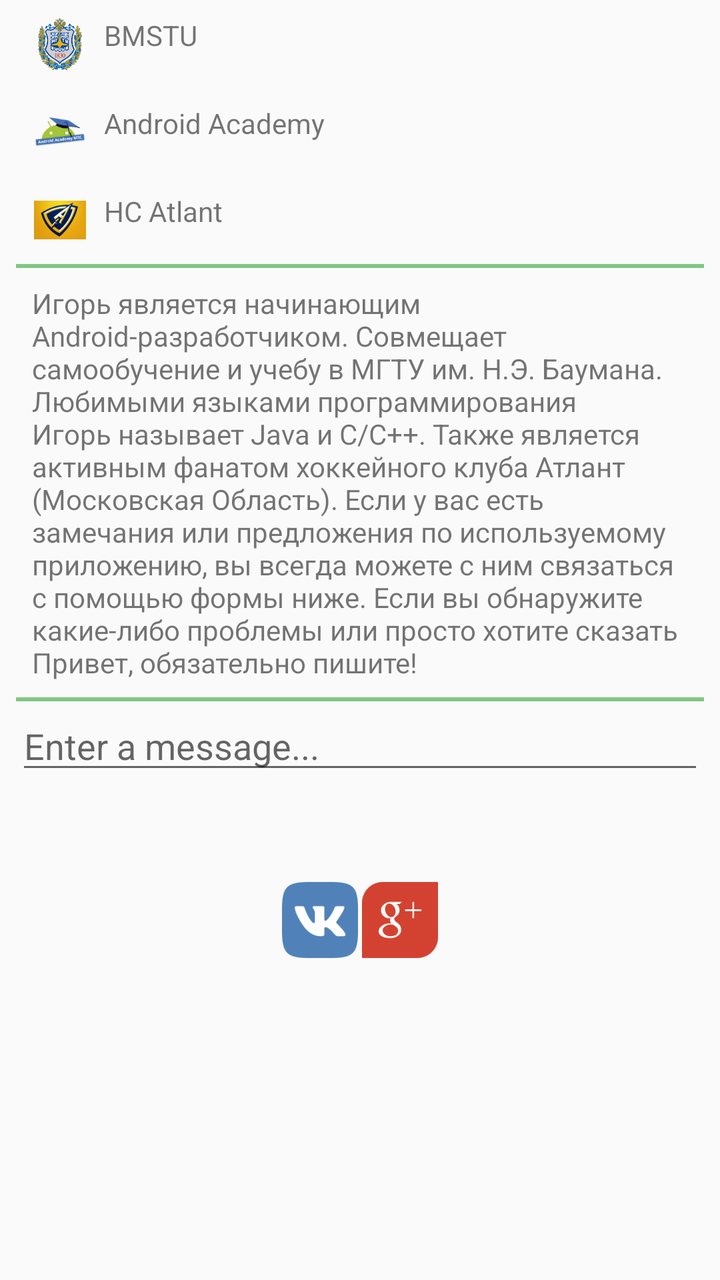
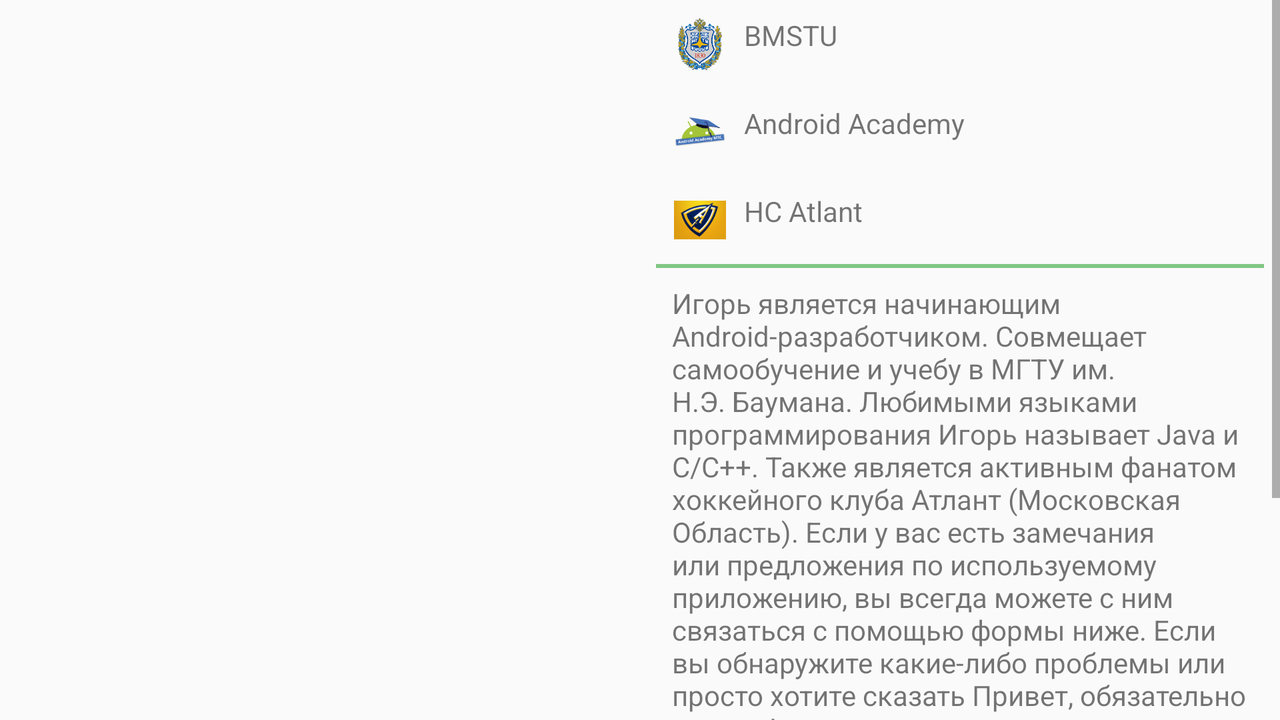

The same Android screen from two of the app's own layout files: first res/layout/ as a phone draws it, then the repository's variant for another configuration, drawn on a device whose configuration selects that folder. Both files follow.
<!-- AndroidManifest.xml: application theme AppTheme -->
<!-- res/layout/activity_main.xml -->
<?xml version="1.0" encoding="utf-8"?>
<ScrollView
    xmlns:android="http://schemas.android.com/apk/res/android"
    xmlns:tools="http://schemas.android.com/tools"
    android:layout_width="match_parent"
    android:layout_height="match_parent">
    <LinearLayout
        android:layout_width="match_parent"
        android:layout_height="wrap_content"
        android:orientation="vertical"
        tools:context=".activity.AboutActivity">

        <ImageView
            android:layout_width="match_parent"
            android:layout_height="0dp"
            android:layout_weight="5"
            android:layout_gravity="center_horizontal"
            android:scaleType="centerCrop"
            android:src="@drawable/igor_smirnov"
            android:contentDescription="@string/name"/>

        <LinearLayout
            android:layout_width="match_parent"
            android:layout_height="0dp"
            android:layout_marginEnd="@dimen/stdPadding"
            android:layout_marginStart="@dimen/stdPadding"
            android:layout_weight="4"
            android:orientation="vertical">

            <LinearLayout
                android:layout_width="match_parent"
                android:layout_height="0dp"
                android:layout_weight="1"
                android:padding="@dimen/stdPadding">

                <ImageView
                    android:layout_width="@dimen/icon"
                    android:layout_height="@dimen/icon"
                    android:scaleType="centerCrop"
                    android:src="@drawable/ic_bmstu"
                    android:contentDescription="@string/desc_igor"/>

                <TextView
                    android:layout_width="match_parent"
                    android:layout_height="wrap_content"
                    android:paddingEnd="@dimen/stdPadding"
                    android:paddingStart="@dimen/stdPadding"
                    android:text="@string/bmstu"
                    android:textSize="@dimen/middleText" />
            </LinearLayout>

            <LinearLayout
                android:layout_width="match_parent"
                android:layout_height="0dp"
                android:layout_weight="1"
                android:padding="@dimen/stdPadding">

                <ImageView
                    android:layout_width="@dimen/icon"
                    android:layout_height="@dimen/icon"
                    android:scaleType="centerCrop"
                    android:src="@drawable/ic_android_academy"
                    android:contentDescription="@string/desc_academy"/>

                <TextView
                    android:layout_width="match_parent"
                    android:layout_height="wrap_content"
                    android:paddingEnd="@dimen/stdPadding"
                    android:paddingStart="@dimen/stdPadding"
                    android:text="@string/android_academy"
                    android:textSize="@dimen/middleText" />
            </LinearLayout>

            <LinearLayout
                android:layout_width="match_parent"
                android:layout_height="0dp"
                android:layout_weight="1"
                android:padding="@dimen/stdPadding">

                <ImageView
                    android:layout_width="@dimen/icon"
                    android:layout_height="@dimen/icon"
                    android:scaleType="centerCrop"
                    android:src="@drawable/ic_atlant"
                    android:contentDescription="@string/desc_atlant"/>

                <TextView
                    android:layout_width="match_parent"
                    android:layout_height="wrap_content"
                    android:paddingEnd="@dimen/stdPadding"
                    android:paddingStart="@dimen/stdPadding"
                    android:text="@string/atlant"
                    android:textSize="@dimen/middleText" />
            </LinearLayout>

            <View
                android:layout_width="match_parent"
                android:layout_height="@dimen/stdBorderWidth"
                android:background="@color/colorAccent" />
            <TextView
                android:layout_width="match_parent"
                android:layout_height="0dp"
                android:layout_weight="2"
                android:padding="@dimen/stdPadding"
                android:text="@string/desc"
                android:textSize="@dimen/middleText" />
            <View
                android:layout_width="match_parent"
                android:layout_height="@dimen/stdBorderWidth"
                android:background="@color/colorAccent" />



            <EditText
                android:id="@+id/editMessage"
                android:layout_width="match_parent"
                android:layout_height="0dp"
                android:layout_weight="1"
                android:hint="@string/enter"
                android:inputType="text"/>

            <Button
                android:id="@+id/buttonSend"
                android:layout_width="wrap_content"
                android:layout_height="0dp"
                android:layout_gravity="end"
                android:layout_weight="1"
                android:text="@string/send"
                android:textColor="@color/colorAccent"
                android:textSize="@dimen/buttonTextSize"
                android:textStyle="bold"
                android:background="@android:color/transparent"
                android:visibility="invisible"/>

            <LinearLayout
                android:layout_width="wrap_content"
                android:layout_height="0dp"
                android:layout_gravity="center_horizontal"
                android:layout_weight="1"
                android:layout_marginBottom="@dimen/stdPadding">
                <ImageButton
                    android:id="@+id/buttonVK"
                    android:layout_width="@dimen/stdButtonSize"
                    android:layout_height="@dimen/stdButtonSize"
                    android:scaleType="centerCrop"
                    android:src="@drawable/ic_vk"
                    android:background="@android:color/transparent"
                    android:contentDescription="@string/desc_vk"/>

                <ImageButton
                    android:id="@+id/buttonGoogle"
                    android:layout_width="@dimen/stdButtonSize"
                    android:layout_height="@dimen/stdButtonSize"
                    android:scaleType="centerCrop"
                    android:src="@drawable/ic_googleplus"
                    android:background="@android:color/transparent"
                    android:contentDescription="@string/desc_telegram"/>
            </LinearLayout>
        </LinearLayout>
    </LinearLayout>

</ScrollView>
<!-- resources referenced by this layout -->
<resources>
  <color name="colorAccent">#81c784</color>
  <dimen name="buttonTextSize">20sp</dimen>
  <dimen name="icon">28dp</dimen>
  <dimen name="middleText">14sp</dimen>
  <dimen name="stdBorderWidth">2dp</dimen>
  <dimen name="stdButtonSize">40dp</dimen>
  <dimen name="stdPadding">8dp</dimen>
  <!-- drawable ic_android_academy: png bitmap (drawable-hdpi, 1900 bytes) -->
  <!-- drawable ic_atlant: png bitmap (drawable-hdpi, 2758 bytes) -->
  <!-- drawable ic_bmstu: png bitmap (drawable-hdpi, 4183 bytes) -->
  <!-- drawable ic_googleplus: png bitmap (drawable-hdpi, 2126 bytes) -->
  <!-- drawable ic_vk: png bitmap (drawable-hdpi, 2722 bytes) -->
  <string name="android_academy">Android Academy</string>
  <string name="atlant">HC Atlant</string>
  <string name="bmstu">BMSTU</string>
  <string name="desc" translatable="false">Игорь является начинающим Android-разработчиком. Совмещает самообучение и учебу в МГТУ им. Н.Э. Баумана. Любимыми языками программирования Игорь называет Java и C/C++. Также является активным фанатом хоккейного клуба Атлант (Московская Область). Если у вас есть замечания или предложения по используемому приложению, вы всегда можете с ним связаться с помощью формы ниже. Если вы обнаружите какие-либо проблемы или просто хотите сказать "Привет", обязательно пишите!</string>
  <string name="desc_academy">Android Academy icon</string>
  <string name="desc_atlant">Atlant icon</string>
  <string name="desc_igor">Igor Avatar</string>
  <string name="desc_telegram" translatable="false">Telegram</string>
  <string name="desc_vk" translatable="false">VK</string>
  <string name="enter">Enter a message...</string>
  <string name="name">Igor Smirnov</string>
  <string name="send">send message</string>
  <style name="AppTheme" parent="Theme.AppCompat.Light.DarkActionBar">
          
          <item name="colorPrimary">@color/colorPrimary</item>
          <item name="colorPrimaryDark">@color/colorPrimaryDark</item>
          <item name="colorAccent">@color/colorAccent</item>
      </style>
  <color name="colorPrimary">#388e3c</color>
  <color name="colorPrimaryDark">#33691e</color>
</resources>
<!-- res/layout-land/activity_main.xml (the repository's variant of the layout above) -->
<!-- drawn on the phone turned sideways -->
<?xml version="1.0" encoding="utf-8"?>
<LinearLayout xmlns:android="http://schemas.android.com/apk/res/android"
    android:layout_width="match_parent"
    android:layout_height="match_parent">
        <ImageView
            android:layout_width="0dp"
            android:layout_height="match_parent"
            android:layout_weight="1"
            android:scaleType="centerCrop"
            android:src="@drawable/igor_smirnov"
            android:contentDescription="@string/desc_igor"/>

    <ScrollView
        android:layout_width="0dp"
        android:layout_height="match_parent"
        android:layout_weight="1">

        <LinearLayout
            android:layout_width="match_parent"
            android:layout_height="wrap_content"
            android:layout_marginStart="@dimen/stdPadding"
            android:layout_marginEnd="@dimen/stdPadding"
            android:orientation="vertical">

            <LinearLayout
                android:layout_width="match_parent"
                android:layout_height="0dp"
                android:layout_weight="1"
                android:padding="@dimen/stdPadding">

                <ImageView
                    android:layout_width="@dimen/icon"
                    android:layout_height="@dimen/icon"
                    android:contentDescription="@string/desc_igor"
                    android:scaleType="centerCrop"
                    android:src="@drawable/ic_bmstu" />

                <TextView
                    android:layout_width="match_parent"
                    android:layout_height="wrap_content"
                    android:paddingStart="@dimen/stdPadding"
                    android:paddingEnd="@dimen/stdPadding"
                    android:text="@string/bmstu"
                    android:textSize="@dimen/middleText" />
            </LinearLayout>

            <LinearLayout
                android:layout_width="match_parent"
                android:layout_height="0dp"
                android:layout_weight="1"
                android:padding="@dimen/stdPadding">

                <ImageView
                    android:layout_width="@dimen/icon"
                    android:layout_height="@dimen/icon"
                    android:contentDescription="@string/desc_academy"
                    android:scaleType="centerCrop"
                    android:src="@drawable/ic_android_academy" />

                <TextView
                    android:layout_width="match_parent"
                    android:layout_height="wrap_content"
                    android:paddingStart="@dimen/stdPadding"
                    android:paddingEnd="@dimen/stdPadding"
                    android:text="@string/android_academy"
                    android:textSize="@dimen/middleText" />
            </LinearLayout>

            <LinearLayout
                android:layout_width="match_parent"
                android:layout_height="0dp"
                android:layout_weight="1"
                android:padding="@dimen/stdPadding">

                <ImageView
                    android:layout_width="@dimen/icon"
                    android:layout_height="@dimen/icon"
                    android:contentDescription="@string/desc_atlant"
                    android:scaleType="centerCrop"
                    android:src="@drawable/ic_atlant" />

                <TextView
                    android:layout_width="match_parent"
                    android:layout_height="wrap_content"
                    android:paddingStart="@dimen/stdPadding"
                    android:paddingEnd="@dimen/stdPadding"
                    android:text="@string/atlant"
                    android:textSize="@dimen/middleText" />
            </LinearLayout>


            <View
                android:layout_width="match_parent"
                android:layout_height="@dimen/stdBorderWidth"
                android:background="@color/colorAccent" />

            <TextView
                android:layout_width="match_parent"
                android:layout_height="0dp"
                android:layout_weight="2"
                android:padding="@dimen/stdPadding"
                android:text="@string/desc"
                android:textSize="@dimen/middleText" />

            <View
                android:layout_width="match_parent"
                android:layout_height="@dimen/stdBorderWidth"
                android:background="@color/colorAccent" />

            <EditText
                android:id="@+id/editMessage"
                android:layout_width="match_parent"
                android:layout_height="0dp"
                android:layout_weight="1"
                android:hint="@string/enter"
                android:inputType="text" />

            <Button
                android:id="@+id/buttonSend"
                android:layout_width="wrap_content"
                android:layout_height="0dp"
                android:layout_gravity="end"
                android:layout_weight="1"
                android:background="@android:color/transparent"
                android:text="@string/send"
                android:textColor="@color/colorAccent"
                android:textSize="@dimen/buttonTextSize"
                android:textStyle="bold"
                android:visibility="invisible" />

            <LinearLayout
                android:layout_width="wrap_content"
                android:layout_height="0dp"
                android:layout_gravity="center_horizontal"
                android:layout_marginBottom="@dimen/stdPadding"
                android:layout_weight="1">

                <ImageButton
                    android:id="@+id/buttonVK"
                    android:layout_width="@dimen/stdButtonSize"
                    android:layout_height="@dimen/stdButtonSize"
                    android:background="@android:color/transparent"
                    android:contentDescription="@string/desc_vk"
                    android:scaleType="centerCrop"
                    android:src="@drawable/ic_vk" />

                <ImageButton
                    android:id="@+id/buttonGoogle"
                    android:layout_width="@dimen/stdButtonSize"
                    android:layout_height="@dimen/stdButtonSize"
                    android:background="@android:color/transparent"
                    android:contentDescription="@string/desc_telegram"
                    android:scaleType="centerCrop"
                    android:src="@drawable/ic_googleplus" />
            </LinearLayout>

        </LinearLayout>

    </ScrollView>

</LinearLayout>
<!-- resources referenced by the variant -->
<!-- as the phone turned sideways resolves them -->
<resources>
  <color name="colorAccent">#81c784</color>
  <dimen name="buttonTextSize">20sp</dimen>
  <dimen name="icon">28dp</dimen>
  <dimen name="middleText">14sp</dimen>
  <dimen name="stdBorderWidth">2dp</dimen>
  <dimen name="stdButtonSize">40dp</dimen>
  <dimen name="stdPadding">8dp</dimen>
  <!-- drawable ic_android_academy: png bitmap (drawable-hdpi, 1900 bytes) -->
  <!-- drawable ic_atlant: png bitmap (drawable-hdpi, 2758 bytes) -->
  <!-- drawable ic_bmstu: png bitmap (drawable-hdpi, 4183 bytes) -->
  <!-- drawable ic_googleplus: png bitmap (drawable-hdpi, 2126 bytes) -->
  <!-- drawable ic_vk: png bitmap (drawable-hdpi, 2722 bytes) -->
  <string name="android_academy">Android Academy</string>
  <string name="atlant">HC Atlant</string>
  <string name="bmstu">BMSTU</string>
  <string name="desc" translatable="false">Игорь является начинающим Android-разработчиком. Совмещает самообучение и учебу в МГТУ им. Н.Э. Баумана. Любимыми языками программирования Игорь называет Java и C/C++. Также является активным фанатом хоккейного клуба Атлант (Московская Область). Если у вас есть замечания или предложения по используемому приложению, вы всегда можете с ним связаться с помощью формы ниже. Если вы обнаружите какие-либо проблемы или просто хотите сказать "Привет", обязательно пишите!</string>
  <string name="desc_academy">Android Academy icon</string>
  <string name="desc_atlant">Atlant icon</string>
  <string name="desc_igor">Igor Avatar</string>
  <string name="desc_telegram" translatable="false">Telegram</string>
  <string name="desc_vk" translatable="false">VK</string>
  <string name="enter">Enter a message...</string>
  <string name="send">send message</string>
  <style name="AppTheme" parent="Theme.AppCompat.Light.DarkActionBar">
          
          <item name="colorPrimary">@color/colorPrimary</item>
          <item name="colorPrimaryDark">@color/colorPrimaryDark</item>
          <item name="colorAccent">@color/colorAccent</item>
      </style>
  <color name="colorPrimary">#388e3c</color>
  <color name="colorPrimaryDark">#33691e</color>
</resources>
